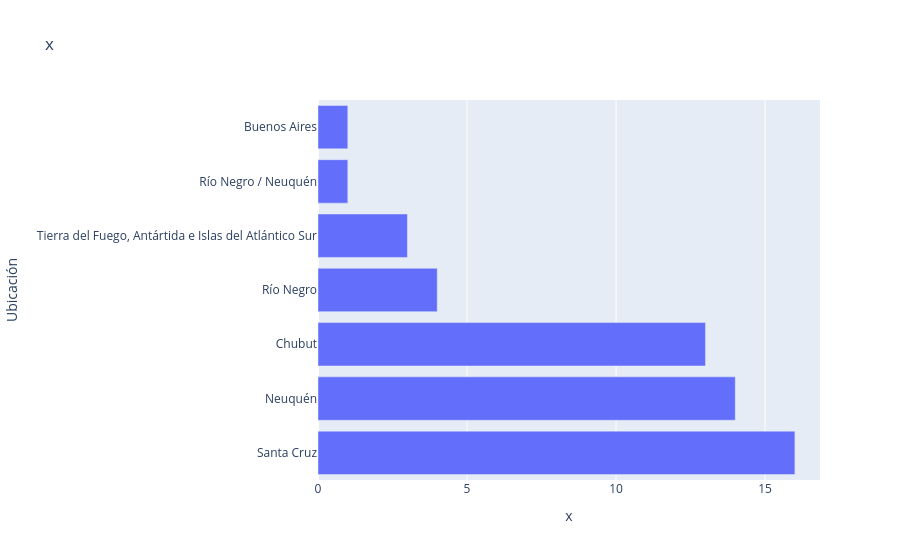

The code cell stored with this chart in its notebook:
### Markdown cell above
Crea un gráfico que compare las cantidades de lagos por provincia.

### Code cell
Grafico = lagos["Ubicación"].value_counts()
px.bar(data_frame = Grafico, x = Grafico.values, y = Grafico.index, title = "x").show()

### Figure 1 — Plotly figure (JSON) as saved in the notebook; plotly's stock layout.template omitted (floating-point values rounded to 4 significant figures)
{"data": [{"hovertemplate": "x=%{x}<br>Ubicación=%{y}<extra></extra>", "legendgroup": "", "marker": {"color": "#636efa", "pattern": {"shape": ""}}, "name": "", "orientation": "h", "showlegend": false, "textposition": "auto", "type": "bar", "x": [16, 14, 13, 4, 3, 1, 1], "xaxis": "x", "y": ["Santa Cruz", "Neuquén", "Chubut", "Río Negro", "Tierra del Fuego, Antártida e Islas del Atlántico Sur", "Río Negro / Neuquén", "Buenos Aires"], "yaxis": "y"}], "layout": {"barmode": "relative", "legend": {"tracegroupgap": 0}, "title": {"text": "x"}, "xaxis": {"anchor": "y", "domain": [0, 1], "title": {"text": "x"}}, "yaxis": {"anchor": "x", "domain": [0, 1], "title": {"text": "Ubicación"}}}}
